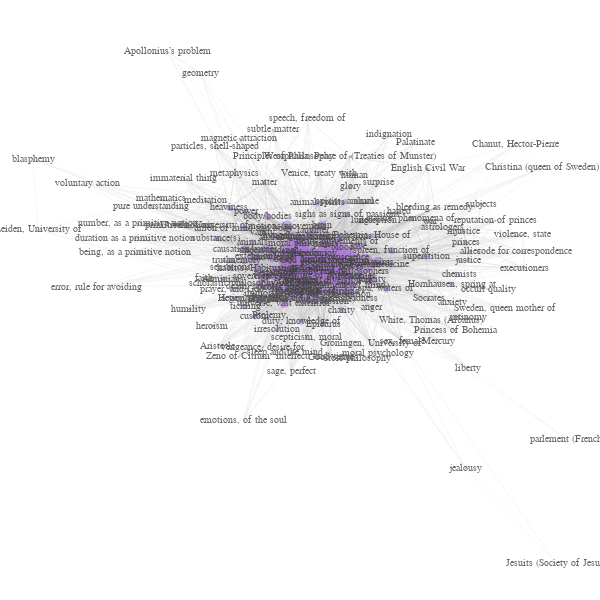

Source (notebook cell):
### Code cell
G_topic_let = nx.Graph()

# topic_letter_dict is the reverse of letter_topic_dict
topic_letter_dict = {}
for letter in letter_topic_dict.keys():
    for topic in letter_topic_dict[letter]:
        if topic in topic_letter_dict.keys():
            topic_letter_dict[topic].append(letter)
        else:
            topic_letter_dict[topic] = [letter]

# add nodes
# for ent_dict in ent_list:
#     G_topic_let.add_node(ent_dict['unique_id'])

# add edges

ent_topic_edge_list, top_subtop_edge_list = [], []


ent_id_list = list(topic_letter_dict.keys())
topic_list = copy.deepcopy(par_theme_list)

# remove certain topics from the top_list
topic_list.remove('Elisabeth, Princess of Bohemia')
topic_list.remove('Descartes, Ren\u00e9')

subtopic_list = copy.deepcopy(sub_theme_list)

for source in topic_list:
    for target in topic_list: # because all nodes are thinkers 
        if source != target:
            shared_ref = len(set(topic_letter_dict[source]) & set(topic_letter_dict[target]))
            # if source mentioned target
            if target in topic_letter_dict[source]:
                G_topic_let.add_edge(source, target, weight=1)
                G_topic_let.nodes[source]['label'] = source
                G_topic_let.nodes[target]['label'] = target 
            if shared_ref > 0:
                G_topic_let.add_edge(source, target, weight=shared_ref)
            
                G_topic_let.nodes[source]['label'] = source
                G_topic_let.nodes[target]['label'] = target 
# # save the graph
# pickle.dump(G_topic, open('database/graph/thinker_reference_network.pickle', 'wb'))

# visualize
%run net_vis.py


highlight_node_list_color = {
                        '#676767': topic_list,
                        '#9b51e0': topic_list, # #05f3f3 
                        # NOTE: what if a node is in both lists?
                        # '#2fa4a8': topic_list
                        }
highlight_edge_list_color = {'#9b51e0': ent_topic_edge_list
                            #  '#676767': top_subtop_edge_list
                             }

vis_graph_design(G_topic_let, highlight_node_list_color, highlight_edge_list_color
                     )

print(len(topic_list), len(ent_id_list), len(ent_id_list))

### Figure 1 — Plotly figure (JSON) as saved in the notebook; plotly's stock layout.template omitted (floating-point values rounded to 4 significant figures; data arrays with more than 128 entries replaced by an {"elided": "..."} marker saying what was removed)
{"data": [{"hoverinfo": "none", "line": {"color": "#a8a8a8", "width": 0.7018}, "mode": "lines", "opacity": 0.3, "type": "scatter", "x": {"elided": "2778 float values"}, "y": {"elided": "2778 float values"}}, {"hoverinfo": "none", "line": {"color": "#a8a8a8", "width": 0.3509}, "mode": "lines", "opacity": 0.3, "type": "scatter", "x": {"elided": "8427 float values"}, "y": {"elided": "8427 float values"}}, {"hoverinfo": "none", "line": {"color": "#a8a8a8", "width": 1.404}, "mode": "lines", "opacity": 0.3, "type": "scatter", "x": {"elided": "699 float values"}, "y": {"elided": "699 float values"}}, {"hoverinfo": "none", "line": {"color": "#a8a8a8", "width": 1.754}, "mode": "lines", "opacity": 0.3, "type": "scatter", "x": {"elided": "378 float values"}, "y": {"elided": "378 float values"}}, {"hoverinfo": "none", "line": {"color": "#a8a8a8", "width": 1.053}, "mode": "lines", "opacity": 0.3, "type": "scatter", "x": {"elided": "1185 float values"}, "y": {"elided": "1185 float values"}}, {"hoverinfo": "none", "line": {"color": "#a8a8a8", "width": 2.807}, "mode": "lines", "opacity": 0.3, "type": "scatter", "x": [-0.2328, -0.1912, null, -0.2106, -0.1912, null, -0.2106, 0.1518, null, -0.1594, -0.03931, null, -0.1594, -0.3683, null, 0.01904, 0.1645, null, 0.01904, -0.1215, null, 0.01904, 0.1893, null, 0.06526, -0.1039, null, 0.06526, 0.09909, null, -0.1912, -0.2246, null, -0.1912, 0.09909, null, 0.06587, -0.03931, null, 0.06587, 0.09909, null, 0.06587, -0.141, null, 0.2961, 0.1823, null, -0.1039, -0.2246, null, -0.1039, -0.1215, null, -0.1039, 0.1518, null, 0.09909, 0.1645, null, -0.141, -0.03931, null, 0.06036, 0.1645, null, 0.06036, -0.2246, null, 0.06036, -0.1743, null, -0.03931, 0.1645, null], "y": [0.334, 0.08849, null, -0.09254, 0.08849, null, -0.09254, -0.2489, null, 0.06835, -0.02302, null, 0.06835, 0.1006, null, -0.08393, -0.1537, null, -0.08393, -0.1971, null, -0.08393, 0.001986, null, 0.06605, -0.07192, null, 0.06605, -0.03801, null, 0.08849, -0.0002534, null, 0.08849, -0.03801, null, -0.107, -0.02302, null, -0.107, -0.03801, null, -0.107, 0.006396, null, -0.03642, 0.02836, null, -0.07192, -0.0002534, null, -0.07192, -0.1971, null, -0.07192, -0.2489, null, -0.03801, -0.1537, null, 0.006396, -0.02302, null, -0.002474, -0.1537, null, -0.002474, -0.0002534, null, -0.002474, -0.2065, null, -0.02302, -0.1537, null]}, {"hoverinfo": "none", "line": {"color": "#a8a8a8", "width": 2.456}, "mode": "lines", "opacity": 0.3, "type": "scatter", "x": {"elided": "180 float values"}, "y": {"elided": "180 float values"}}, {"hoverinfo": "none", "line": {"color": "#a8a8a8", "width": 3.509}, "mode": "lines", "opacity": 0.3, "type": "scatter", "x": [-0.2106, 0.01904, null, -0.2106, -0.03931, null, -0.2106, -0.1039, null, -0.1594, -0.1912, null, -0.1594, -0.141, null, -0.1594, 0.06036, null, 0.01904, 0.2961, null, 0.06526, 0.06036, null, -0.1912, 0.06036, null, 0.2961, 0.06036, null, 0.09909, -0.03931, null, -0.03931, 0.1518, null], "y": [-0.09254, -0.08393, null, -0.09254, -0.02302, null, -0.09254, -0.07192, null, 0.06835, 0.08849, null, 0.06835, 0.006396, null, 0.06835, -0.002474, null, -0.08393, -0.03642, null, 0.06605, -0.002474, null, 0.08849, -0.002474, null, -0.03642, -0.002474, null, -0.03801, -0.02302, null, -0.02302, -0.2489, null]}, {"hoverinfo": "none", "line": {"color": "#a8a8a8", "width": 2.105}, "mode": "lines", "opacity": 0.3, "type": "scatter", "x": {"elided": "219 float values"}, "y": {"elided": "219 float values"}}, {"hoverinfo": "none", "line": {"color": "#a8a8a8", "width": 3.158}, "mode": "lines", "opacity": 0.3, "type": "scatter", "x": [-0.2106, -0.006634, null, 0.01904, -0.006634, null, -0.1912, -0.03931, null, 0.06587, 0.2961, null, 0.06587, -0.1039, null, 0.06587, 0.1518, null, 0.2961, -0.1039, null, -0.1039, 0.1188, null, -0.1039, 0.1893, null, 0.06036, 0.1823, null, 0.06036, 0.1188, null, 0.06036, -0.006634, null, -0.03931, 0.1188, null, -0.03931, -0.2246, null, -0.03931, -0.1743, null, -0.006634, 0.1518, null], "y": [-0.09254, -0.3076, null, -0.08393, -0.3076, null, 0.08849, -0.02302, null, -0.107, -0.03642, null, -0.107, -0.07192, null, -0.107, -0.2489, null, -0.03642, -0.07192, null, -0.07192, -0.1292, null, -0.07192, 0.001986, null, -0.002474, 0.02836, null, -0.002474, -0.1292, null, -0.002474, -0.3076, null, -0.02302, -0.1292, null, -0.02302, -0.0002534, null, -0.02302, -0.2065, null, -0.3076, -0.2489, null]}, {"hoverinfo": "none", "line": {"color": "#a8a8a8", "width": 4.211}, "mode": "lines", "opacity": 0.3, "type": "scatter", "x": [-0.2106, 0.06036, null, -0.1594, 0.01904, null, -0.1594, -0.1039, null, 0.01904, -0.1912, null, 0.01904, 0.06587, null, 0.01904, 0.09909, null, -0.1912, -0.141, null, 0.06587, 0.06036, null, -0.1039, 0.09909, null, 0.09909, 0.06036, null, -0.141, 0.06036, null, 0.06036, 0.1893, null, 0.06036, 0.1518, null], "y": [-0.09254, -0.002474, null, 0.06835, -0.08393, null, 0.06835, -0.07192, null, -0.08393, 0.08849, null, -0.08393, -0.107, null, -0.08393, -0.03801, null, 0.08849, 0.006396, null, -0.107, -0.002474, null, -0.07192, -0.03801, null, -0.03801, -0.002474, null, 0.006396, -0.002474, null, -0.002474, 0.001986, null, -0.002474, -0.2489, null]}, {"hoverinfo": "none", "line": {"color": "#a8a8a8", "width": 3.86}, "mode": "lines", "opacity": 0.3, "type": "scatter", "x": [0.01904, 0.06526, null, 0.2961, 0.09909, null], "y": [-0.08393, 0.06605, null, -0.03642, -0.03801, null]}, {"hoverinfo": "none", "line": {"color": "#a8a8a8", "width": 4.912}, "mode": "lines", "opacity": 0.3, "type": "scatter", "x": [0.01904, -0.03931, null, 0.01904, -0.141, null], "y": [-0.08393, -0.02302, null, -0.08393, 0.006396, null]}, {"hoverinfo": "none", "line": {"color": "#a8a8a8", "width": 5.965}, "mode": "lines", "opacity": 0.3, "type": "scatter", "x": [0.01904, -0.1039, null], "y": [-0.08393, -0.07192, null]}, {"hoverinfo": "none", "line": {"color": "#a8a8a8", "width": 6.667}, "mode": "lines", "opacity": 0.3, "type": "scatter", "x": [0.01904, 0.06036, null], "y": [-0.08393, -0.002474, null]}, {"hoverinfo": "none", "line": {"color": "#a8a8a8", "width": 4.561}, "mode": "lines", "opacity": 0.3, "type": "scatter", "x": [0.01904, 0.1518, null, -0.1912, -0.1039, null, -0.1039, -0.03931, null], "y": [-0.08393, -0.2489, null, 0.08849, -0.07192, null, -0.07192, -0.02302, null]}, {"hoverinfo": "none", "line": {"color": "#a8a8a8", "width": 5.263}, "mode": "lines", "opacity": 0.3, "type": "scatter", "x": [-0.1039, -0.141, null, -0.1039, 0.06036, null], "y": [-0.07192, 0.006396, null, -0.07192, -0.002474, null]}, {"hoverinfo": "none", "line": {"color": "#a8a8a8", "width": 5.614}, "mode": "lines", "opacity": 0.3, "type": "scatter", "x": [0.06036, -0.03931, null], "y": [-0.002474, -0.02302, null]}, {"hoverinfo": "text", "marker": {"color": {"elided": "171 str values"}, "colorbar": {"thickness": 15, "title": {"side": "right", "text": ""}, "xanchor": "left"}, "colorscale": [[0, "rgb(255,255,217)"], [0.125, "rgb(237,248,177)"], [0.25, "rgb(199,233,180)"], [0.375, "rgb(127,205,187)"], [0.5, "rgb(65,182,196)"], [0.625, "rgb(29,145,192)"], [0.75, "rgb(34,94,168)"], [0.875, "rgb(37,52,148)"], [1, "rgb(8,29,88)"]], "line": {"color": "#333333", "width": 0}, "reversescale": false, "showscale": false, "size": {"elided": "171 float values"}}, "mode": "markers+text", "opacity": 0.6, "text": {"elided": "171 str values"}, "textfont": {"color": "#000000", "family": "Georgia", "size": {"elided": "171 int values"}}, "textposition": "middle center", "type": "scatter", "x": {"elided": "171 float values"}, "y": {"elided": "171 float values"}}], "layout": {"autosize": false, "height": 600, "hovermode": "closest", "margin": {"b": 5, "l": 0, "r": 0, "t": 20}, "paper_bgcolor": "rgba(255,255,255,255)", "plot_bgcolor": "rgba(0,0,0,0)", "scene": {"xaxis": {"autorange": true, "showgrid": false, "showline": false, "showticklabels": false, "ticks": "", "visible": false, "zeroline": false}, "yaxis": {"autorange": true, "showgrid": false, "showline": false, "showticklabels": false, "ticks": "", "visible": false, "zeroline": false}, "zaxis": {"autorange": true, "showgrid": false, "showline": false, "showticklabels": false, "ticks": "", "visible": false, "zeroline": false}}, "showlegend": false, "title": {"font": {"size": 16}, "text": ""}, "width": 600, "xaxis": {"autorange": true, "showgrid": false, "showline": false, "showticklabels": false, "ticks": "", "visible": false, "zeroline": false}, "yaxis": {"autorange": true, "showgrid": false, "showline": false, "showticklabels": false, "ticks": "", "visible": false, "zeroline": false}}}
